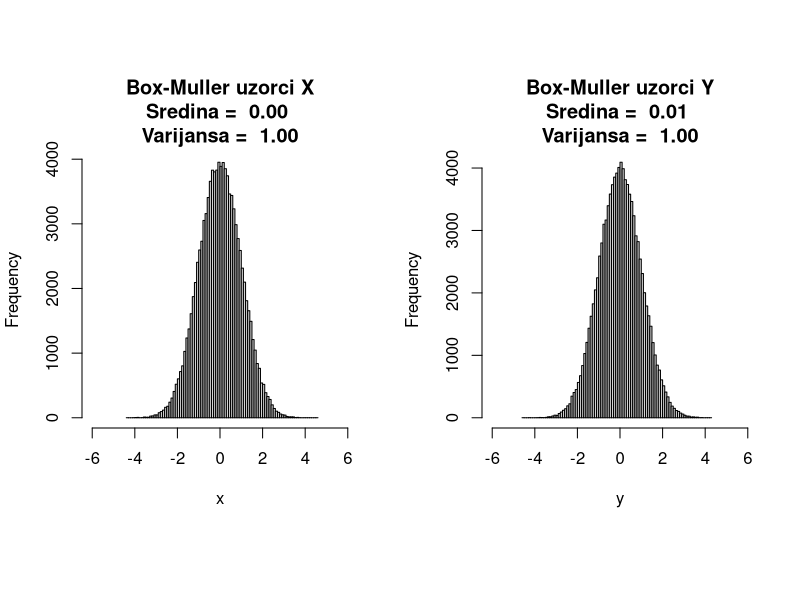

Source code (R):
u <- cbind(runif(100000), runif(100000))
r <- sqrt(-2 * log(u[,1]))
theta <- 2 * pi * u[,2]
x <- r * cos(theta)
y <- r * sin(theta)

x_title <- paste("Box-Muller uzorci X\nSredina = ", format(round(mean(x), 2), nsmall = 2), "\nVarijansa = ", format(round(var(x), 2), nsmall = 2))
y_title <- paste("Box-Muller uzorci Y\nSredina = ", format(round(mean(y), 2), nsmall = 2), "\nVarijansa = ", format(round(var(y), 2), nsmall = 2))

par(mfrow = c(1,2), pty = "s")
hist(x, 100, main = x_title, xlim = c(-6, 6))
hist(y, 100, main = y_title, xlim = c(-6, 6))
